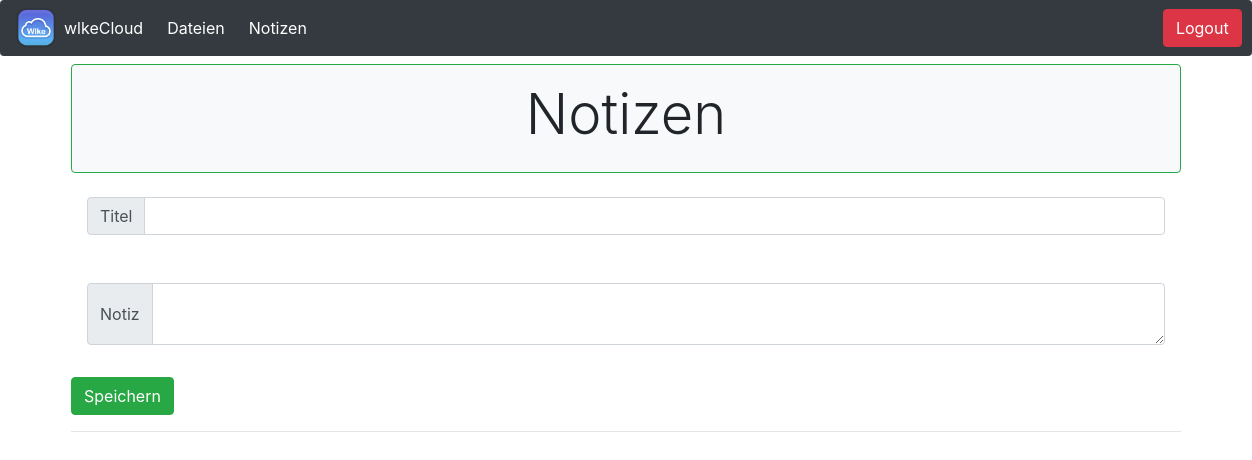
The page /notes/ (signed in) on the database as committed earlier.
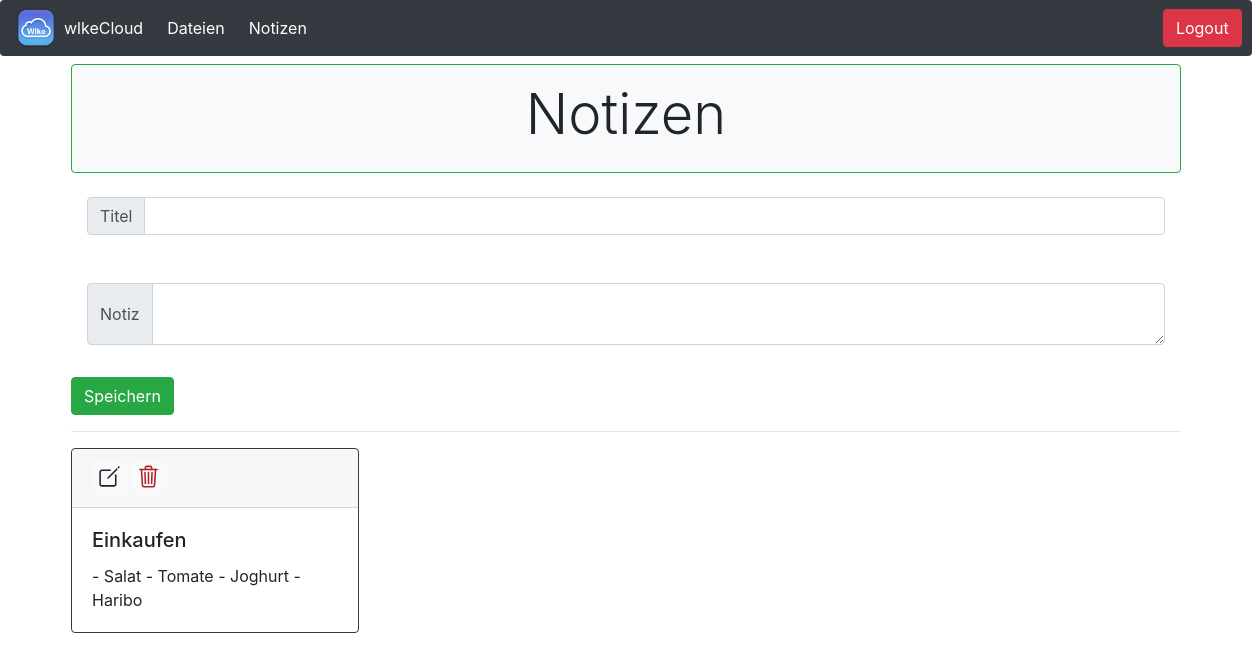
The same page on the database as committed later.
### notes/models.py (models this page shows, shortened)
class Notiz(models.Model):
    benutzer = models.ForeignKey(
        User, on_delete=models.CASCADE, related_name="notiz", null=True)
    titel = models.CharField(max_length=200)
    body = models.TextField()
    saved = models.DateTimeField(default=datetime.now)
    class Meta:
        verbose_name_plural = 'Notizen'

### notes/views.py (the view)
# urls.py: path('', views.index, name="index"),
def index(request):
    if request.method == 'POST':
        notetitle = request.POST.get('note-title')
        notebody = request.POST.get('note-body')
        note = Notiz(
            titel=notetitle, body=notebody)
        note.save()
    return render(request, 'notes/notes_index.html')

### templates/notes/notes_index.html (shortened to what this page needs)
{% extends 'base_storage.html' %} {% block titel %}Notizen{% endblock %}
{% block content %}
<div class="border border-success rounded p-3 mx-auto m-2 bg-light">
  <h1 class="display-4 text-center">Notizen</h1>
</div>
<form method="POST" name="note">
  <div class="input-group input-groupm mb-3 p-3">
    <div class="input-group-prepend">
      <span class="input-group-text" id="inputGroup-sizing-sm">Titel</span>
    </div>
    <input type="text" class="form-control" name="note-title">
  </div>
  <div class="input-group mb-3 p-3">
    <div class="input-group-prepend">
      <span class="input-group-text" id="inputGroup-sizing-default">Notiz</span>
    </div>
    <textarea class="form-control" type="text" name="note-body">  </textarea>
  </div>
  <button class="btn btn-success" type="submit">Speichern</button>
</form>
<hr>
{% for notiz in user.notiz.all %}
<div class="card border-dark mb-3" style="max-width: 18rem;">
  <div class="card-header">
    <a href="#" class="badge badge-light"><ion-icon name="create-outline" style="font-size: 25px;"></ion-icon></a>
    <a href="#" class="badge badge-light"><ion-icon name="trash-outline" style="font-size: 25px; color:firebrick;"></ion-icon></a>
  </div>
  <div class="card-body">
    <h5 class="card-title">{{ notiz.titel }}</h5>
    <p class="card-text">{{ notiz.body }}</p>
  </div>
</div>
{% endfor %}
{% endblock %}

### templates/base_storage.html (shortened to what this page needs)
<!doctype html>
<html lang="en">
  <head>
    <link rel="stylesheet" href="https://stackpath.bootstrapcdn.com/bootstrap/4.5.0/css/bootstrap.min.css">
  </head>
  <body>
    <nav class="navbar navbar-expand-lg navbar-dark bg-dark rounded">
      <div class="collapse navbar-collapse justify-content-md-center" id="navbarsExample10">
        <ul class="navbar-nav">
           <img class="d-block mx-auto" src="\media\logo\Logo.png" alt="Logo" width="40" height="40" >
          <li class="nav-item active">
           <a class="nav-link text-white mr-2" href="/storage">wlkeCloud</a>
          </li>
          <li class="nav-item">
            <a class="nav-link text-white mr-2" href="/storage">Dateien</a>
          </li>
          <li class="nav-item">
            <a class="nav-link text-white mr-2" href="/notes/">Notizen</a>
          </li>
        </ul>
        <a class="btn btn-danger " href="/logout">Logout</a>
      </div>
    </nav>
    <div class="container">
{% if user.is_authenticated %}
  {% block content %}
  {% endblock %}
    <br>
{% else %}
  <img class="d-block mx-auto m-5" src="\media\logo\Logo.png" alt="Logo" width="140" height="140" >
  <h1 class="display-4 text-center">Sie müssen sich erst anmelden <br> um ihre Dateien einzusehehen</h1>
  <a href="/login" class="btn btn-info mx-auto m-5 d-block p-2 ">&nbsp;&nbsp;Login&nbsp;&nbsp;</a>
  {% endif %}
</div>
  </body>
</html>

Rows that differ between the two databases and show on the page:
added Notiz: titel "Einkaufen", body "- Salat - Tomate - Joghurt - Haribo"
